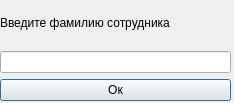
<?xml version="1.0" encoding="UTF-8"?>
<ui version="4.0">
 <class>fioInfo</class>
 <widget class="QDialog" name="fioInfo">
  <property name="geometry">
   <rect>
    <x>0</x>
    <y>0</y>
    <width>234</width>
    <height>103</height>
   </rect>
  </property>
  <property name="windowTitle">
   <string>Dialog</string>
  </property>
  <widget class="QWidget" name="gridLayoutWidget">
   <property name="geometry">
    <rect>
     <x>0</x>
     <y>0</y>
     <width>231</width>
     <height>101</height>
    </rect>
   </property>
   <layout class="QGridLayout" name="gridLayout">
    <item row="1" column="0">
     <widget class="QLineEdit" name="lineEdit"/>
    </item>
    <item row="0" column="0">
     <widget class="QLabel" name="label">
      <property name="text">
       <string>Введите фамилию сотрудника</string>
      </property>
     </widget>
    </item>
    <item row="2" column="0">
     <widget class="QPushButton" name="pushButton">
      <property name="text">
       <string>Ок</string>
      </property>
     </widget>
    </item>
   </layout>
  </widget>
 </widget>
 <resources/>
 <connections/>
</ui>
